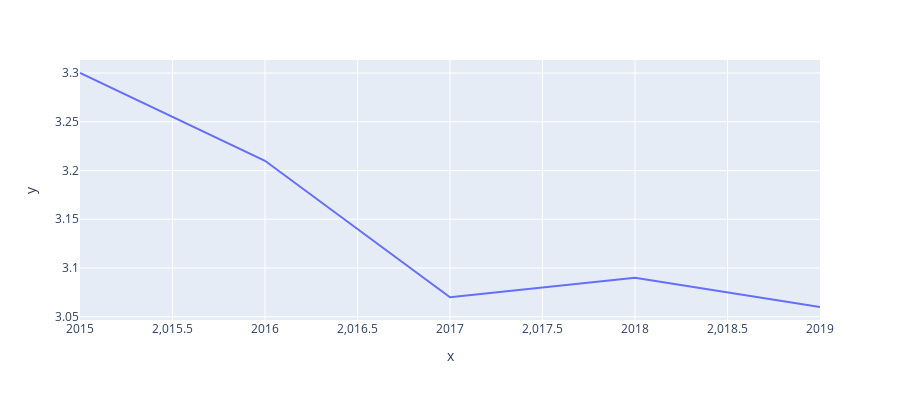
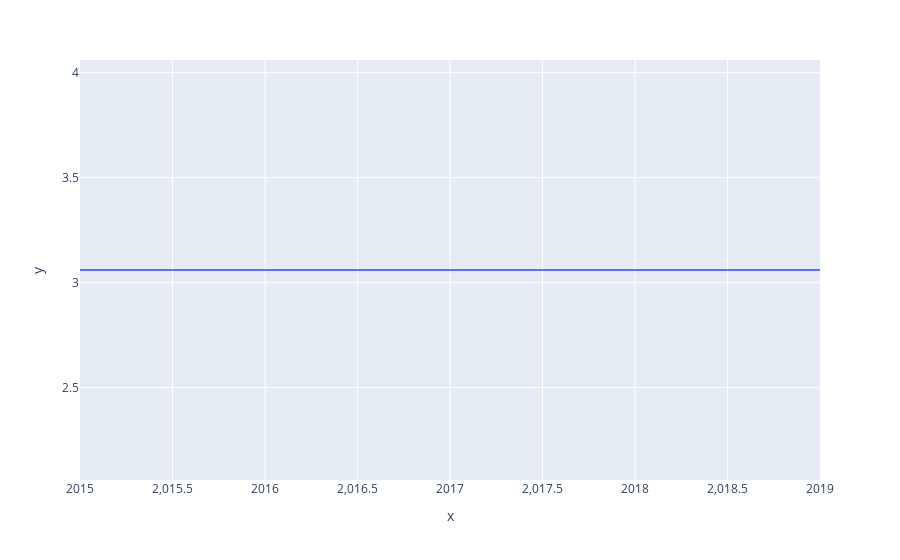

Source (notebook cell) for these figures, in order:
### Code cell
fig1 = px.line(x=ONU[(ONU.Pais == 'México') & (ONU.Anio >= 2015)].sort_values('Anio').Anio, y=ONU[(ONU.Pais == 'México') & (ONU.Anio >= 2015)].sort_values('Anio').intensidad_energetica_medida_en_terminos_de_energia_primaria_y_PBI, width=900, height=400)
fig2 = px.line(x=[2015, max(ONU.Anio)], y=[float(ONU[(ONU.Pais == 'México') & (ONU.Anio == max(ONU.Anio))].intensidad_energetica_medida_en_terminos_de_energia_primaria_y_PBI), float(ONU[(ONU.Pais == 'México') & (ONU.Anio == max(ONU.Anio))].intensidad_energetica_medida_en_terminos_de_energia_primaria_y_PBI)])
fig1.show()
fig2.show()

### Figure 1 — Plotly figure (JSON) as saved in the notebook; plotly's stock layout.template omitted (floating-point values rounded to 4 significant figures)
{"data": [{"hovertemplate": "x=%{x}<br>y=%{y}<extra></extra>", "legendgroup": "", "line": {"color": "#636efa", "dash": "solid"}, "marker": {"symbol": "circle"}, "mode": "lines", "name": "", "orientation": "v", "showlegend": false, "type": "scatter", "x": [2015, 2016, 2017, 2018, 2019], "xaxis": "x", "y": [3.3, 3.21, 3.07, 3.09, 3.06], "yaxis": "y"}], "layout": {"height": 400, "legend": {"tracegroupgap": 0}, "margin": {"t": 60}, "width": 900, "xaxis": {"anchor": "y", "domain": [0, 1], "title": {"text": "x"}}, "yaxis": {"anchor": "x", "domain": [0, 1], "title": {"text": "y"}}}}

### Figure 2 — Plotly figure (JSON) as saved in the notebook; plotly's stock layout.template omitted (floating-point values rounded to 4 significant figures)
{"data": [{"hovertemplate": "x=%{x}<br>y=%{y}<extra></extra>", "legendgroup": "", "line": {"color": "#636efa", "dash": "solid"}, "marker": {"symbol": "circle"}, "mode": "lines", "name": "", "orientation": "v", "showlegend": false, "type": "scatter", "x": [2015, 2019], "xaxis": "x", "y": [3.06, 3.06], "yaxis": "y"}], "layout": {"legend": {"tracegroupgap": 0}, "margin": {"t": 60}, "xaxis": {"anchor": "y", "domain": [0, 1], "title": {"text": "x"}}, "yaxis": {"anchor": "x", "domain": [0, 1], "title": {"text": "y"}}}}
